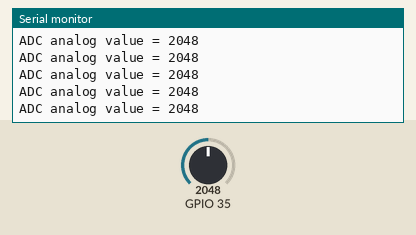
This sketch was run on a simulated ESP32. On the bench: the last lines printed to the serial monitor. Inputs (shaded band) come from the test bench; at power-on: GPIO 35 = 2048.

Above: at 1.2 s.
1.3 s: GPIO 35 set to 2866
At 1.31 s:
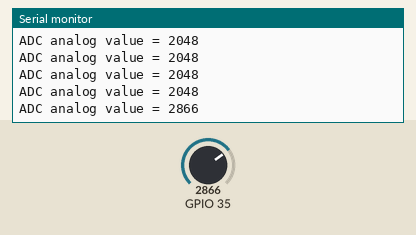
2.8 s: GPIO 35 set to 3603
At 2.81 s:
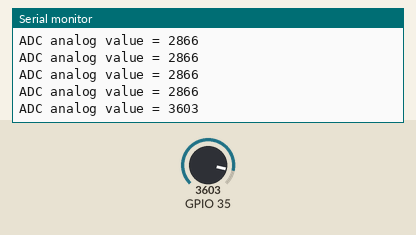
Timing chart, 0 to 5.8 s (numbered marks = the images above; inputs shaded):
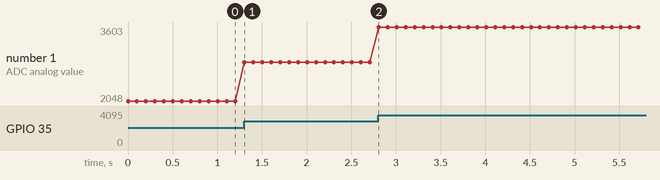

The sketch:

5.7_feel_the_light.ino
```cpp
void setup() {
  // initialize serial communication at 115200 bits per second:
  Serial.begin(115200);

}

void loop() {
  // read the analog value
  int analogValue = analogRead(35);

  // print out the values you read:
  Serial.printf("ADC analog value = %d\n",analogValue);

  delay(100);  // delay in between reads for clear read from serial
}
```

Measured:
- after the input at 1.3 s, the serial monitor: prints a new line at once (image 1)
- after the input at 2.8 s, the serial monitor: prints a new line at once (image 2)
- plotted number 1: 2048 → 2866 after the input at 1.3 s, 2866 → 3603 after the input at 2.8 s
